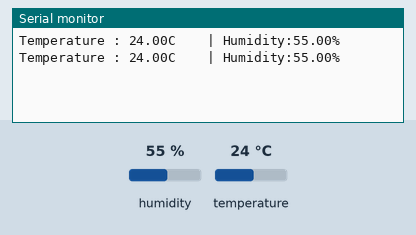
This sketch was run on a simulated Arduino Uno, built with avr-gcc and run on an emulated ATmega328P. On the bench: the last lines printed to the serial monitor. Inputs (shaded band) come from the test bench; at power-on: humidity 55 %, temperature 24 °C.

Above: at 3.8 s.
3.9 s: humidity set to 22 %
At 7.2 s:
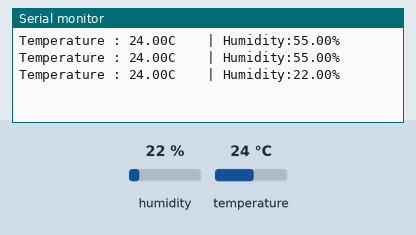
7.8 s: temperature set to 12 °C
At 10.4 s:
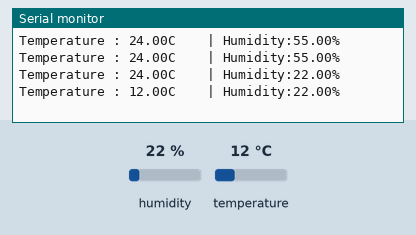
11.7 s: humidity set to 40 %
At 13.6 s:
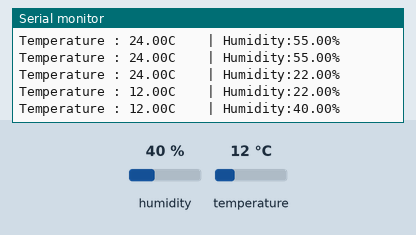
Timing chart, 0 to 15.1 s (numbered marks = the images above; inputs shaded):
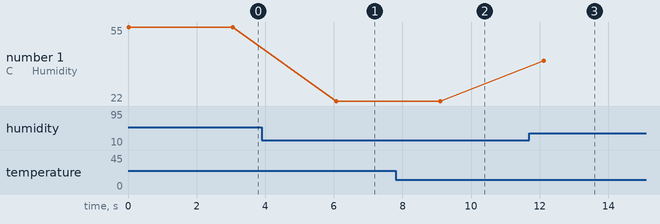

The sketch:

DHT11_Sensor.ino
```cpp
#include<DHT.h>

char degree = 176; // degree ascii value is 176

// define DGHT pinn

#define DHTPIN 2  // connect the dht11 data pin to digital pin 2
#define DHTTYPE DHT11  // define the type of dht sensor

DHT dht(DHTPIN,DHTTYPE); // Initialize DHT object

void setup() {
  Serial.begin(9600);
  dht.begin();

}

void loop() {

    float humidity = dht.readHumidity();
    float temperature = dht.readTemperature();


    Serial.print("Temperature : ");
    Serial.print(temperature);
   // Serial.print(degree);
    Serial.print("C \t");
    Serial.print(" | Humidity:");
    Serial.print(humidity);
    Serial.println("%");


    delay(3000);

}
```

Measured:
- after the input at 3.9 s, the serial monitor: prints a new line after 2.2 s (image 1)
- after the input at 7.8 s, the serial monitor: prints a new line after 1.3 s (image 2)
- after the input at 11.7 s, the serial monitor: prints a new line after 0.42 s (image 3)
- plotted number 1: 55 → 22 after the input at 3.9 s, 22 → 40 after the input at 11.7 s
